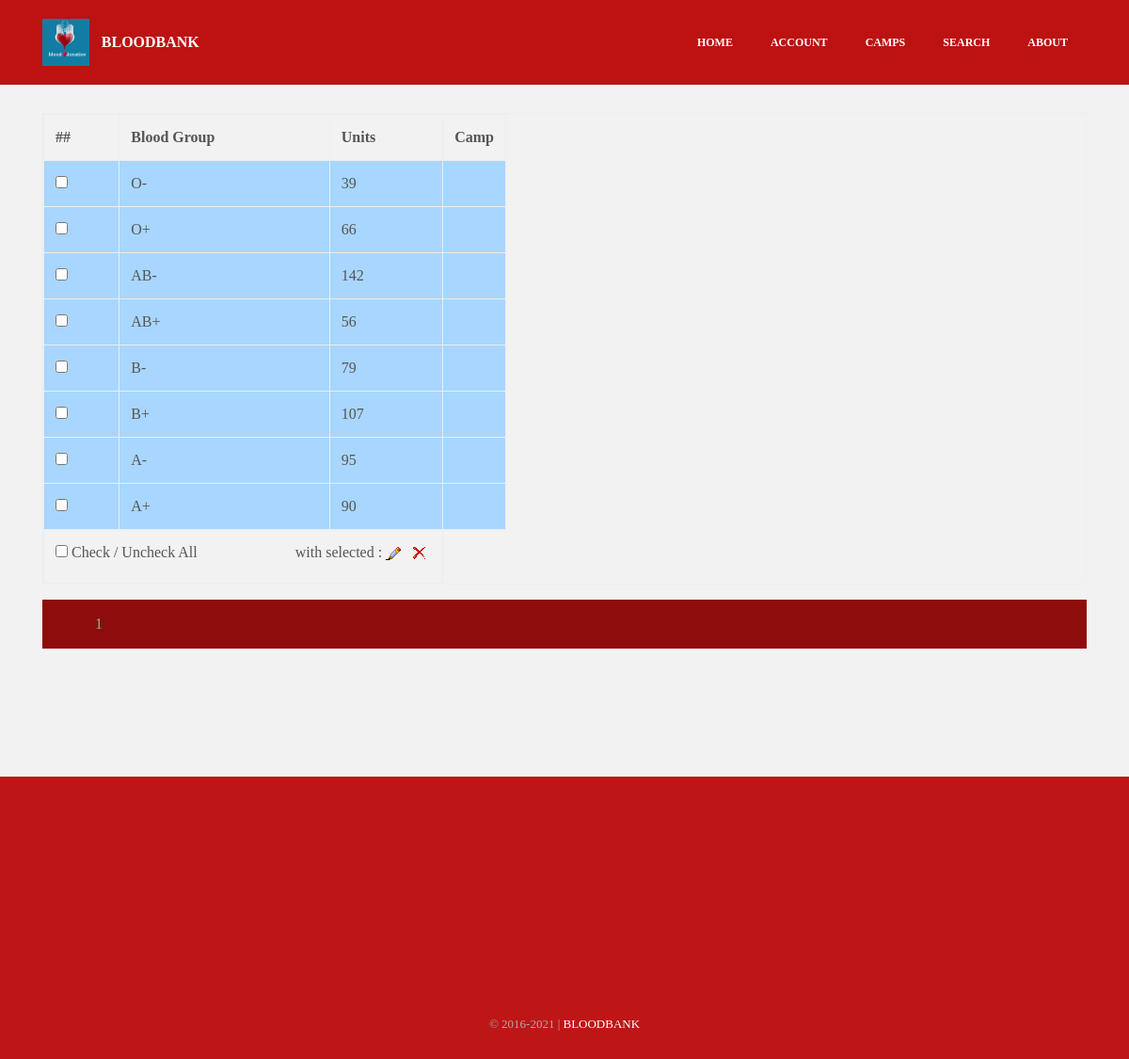
The page /admin/manageblood.php on the database its author committed.
### tables this page shows
CREATE TABLE `bloodunits` (
  `id` int(10) NOT NULL,
  `bloodgroup` varchar(10) NOT NULL,
  `units` int(30) NOT NULL
);

### admin/manageblood.php (the view, shortened to what this page needs)
<?php
include_once 'db.php';
?>
<?php
$start=0;
$limit=10;
$t=mysqli_query($MySQLi_CON,"select * from bloodunits ORDER BY id DESC");
$total=mysqli_num_rows($t);
$page=ceil($total/$limit);
$query=mysqli_query($MySQLi_CON,"select * from bloodunits ORDER BY id DESC limit $start,$limit");
?>
<!DOCTYPE html>
<html>
<head>
    <link rel="stylesheet" href="../assets/css/material.css">
    <link rel="stylesheet" href="../assets/css/tether.min.css">
    <link rel="stylesheet" href="../assets/css/bootstrap.min.css">
    <link rel="stylesheet" href="../assets/css/socicon.min.css">
    <link rel="stylesheet" href="../assets/css/animate.min.css">
    <link rel="stylesheet" href="../assets/dropdown/css/style.css">
    <link rel="stylesheet" href="../assets/css/style.css">
    <link rel="stylesheet" href="../assets/css/add.css" type="text/css">
</head>
<body>
<section id="ext_menu-s">
    <nav class="navbar navbar-dropdown navbar-fixed-top">
        <div class="container">
            <div class="mbr-table">
                <div class="mbr-table-cell">
                    <div class="navbar-brand">
                        <a href="index" class="navbar-logo"><img src="../assets/images/logo.png" alt="Bloodbank Logo"></a>
                        <a class="navbar-caption" href="index.html">BLOODBANK</a>
                    </div>
                </div>
                <div class="mbr-table-cell">
                    <ul class="nav-dropdown collapse pull-xs-right nav navbar-nav navbar-toggleable-sm" id="exCollapsingNavbar">
                        <li class="nav-item"><a class="nav-link link" href="../index">HOME</a></li>
                        <li class="nav-item"><a class="nav-link link" href="account">ACCOUNT</a></li>
                        <li class="nav-item"><a class="nav-link link" href="../camps">CAMPS</a></li>
						<li class="nav-item"><a class="nav-link link" href="../search">SEARCH</a></li>
						<li class="nav-item"><a class="nav-link link" href="../about">ABOUT</a></li>
						</ul>
                </div>
            </div>
        </div>
    </nav>
</section>
<section class="mbr-section mbr-after-navbar" id="msg-box3-v" style="background-color: rgb(242, 242, 242); padding-top: 120px; padding-bottom: 120px;">
    <div class="container">
        <form method="post" name="frm">
            <table class='table table-bordered table-responsive'>
                <tr>
                    <th>##</th>
                    <th>Blood Group</th>
                    <th>Units</th>
                    <th>Camp</th>
                </tr>
                <?php
                $res = $MySQLi_CON->query("SELECT * FROM bloodunits ORDER BY id ASC");
                $count = $res->num_rows;
                if($count > 0)
                {
                    while ($row = mysqli_fetch_array($query))
                    {
                        ?>
                        <tr class="bg-table">
                            <td><input type="checkbox" name="chk[]" class="chk-box" value="<?php echo $row['id']; ?>"  /></td>
                            <td><?php echo $row['bloodgroup']; ?></td>
                            <td><?php echo $row['units']; ?></td>
                            <td><?php echo $row['camp']; ?></td>
                        </tr>
                        <?php
                    }
                }
                else
                {
                    ?>
                    <tr>
                        <td colspan="3"> No Records Found ...</td>
                    </tr>
                    <?php
                }
                ?>
                <?php
                if($count > 0)
                {
                    ?>
                    <tr>
                        <td colspan="3">
                            <label><input type="checkbox" class="select-all" /> Check / Uncheck All</label>
                            <label style="margin-left:100px;">
                                <span style="word-spacing:normal;"> with selected :</span>
                                <span><img src="edit.png" onClick="edit_blood();" alt="edit" />&nbsp;&nbsp;</span>
                                <span><img src="delete.png" onClick="delete_blood();" alt="delete" />&nbsp;</span>
                            </label>
                        </td>
                    </tr>
                    <?php
                }
                ?>
            </table>
            <ul style="list-style-type: none; overflow: hidden; background-color: #8e0c0a">
                <?php
                for($i=1;$i <= $page;$i++){
                    ?>
                    <li style="float: left;"><a href="?id=<?php echo $i ?>" style="display: block; color: #94ada8; text-align: center; padding: 14px 16px;"><?php echo $i;?></a></li>
                    <?php
                }
                ?>
            </ul>
        </form>
    </div>
</section>
<section class="mbr-section mbr-section-md-padding mbr-footer footer1" id="contacts1-1" style="background-color: rgb(190, 22, 22); padding-top: 60px; padding-bottom: 30px;">
    <div class="container">
        <div class="row">
            <div class="mbr-footer-content col-xs-12 col-md-3">
                <div><img src="../assets/images/logo.png"></div>
            </div>
            <div class="mbr-footer-content col-xs-12 col-md-3">
            </div>
            <div class="mbr-footer-content col-xs-12 col-md-3">
            </div>
            <div class="mbr-footer-content col-xs-12 col-md-3">
            </div>
        </div>
    </div>
</section>
<footer class="mbr-small-footer mbr-section mbr-section-nopadding" id="footer1-5" style="background-color: rgb(190, 22, 22); padding-top: 1.75rem; padding-bottom: 1.75rem;">
    <div class="container">
        <p class="text-xs-center">&copy; <?php
$copyYear = 2016;
$curYear = date('Y');
echo $copyYear . (($copyYear != $curYear) ? '-' . $curYear : '');
?> | <a class="text-white" href="bloodbank.appslab.co.ke">BLOODBANK</a></p>
    </div>
</footer>
</body>
</html>

### assets/dropdown/css/style.css (style rules this page uses)
.navbar-dropdown { left: 0; padding: 0; position: absolute; right: 0; top: 0; transition: all 0.45s ease; z-index: 1030; }
.navbar-dropdown .navbar-brand { float: none; font-size: 0; padding: 1.25rem 0; position: relative; transition: padding 0.25s ease; white-space: nowrap; }
.navbar-dropdown .navbar-brand::before { content: ""; display: inline-block; height: 100%; vertical-align: middle; }
.navbar-dropdown .navbar-logo, .navbar-dropdown .navbar-caption { display: inline-block; vertical-align: middle; }
.navbar-dropdown .navbar-logo { margin-right: 0.8rem; transition: margin 0.3s ease-in-out; }
.navbar-dropdown .navbar-logo img { height: 3.125rem; transition: all 0.3s ease-in-out; }
.navbar-dropdown .mbr-table-cell { height: 5.625rem; }
.navbar-dropdown .navbar-caption { font-family: "Montserrat"; font-size: 1rem; font-weight: 700; white-space: normal; }
.navbar-dropdown .navbar-caption, .navbar-dropdown .navbar-caption:hover { color: inherit; text-decoration: none; }
.navbar-dropdown.navbar-fixed-top { position: fixed; }
.nav-dropdown { display: table !important; font-family: "Montserrat"; font-size: 0.75rem; font-weight: 700; height: auto !important; }
.nav-dropdown .nav-item { display: table-cell; float: none; vertical-align: middle; }
.nav-dropdown .link { margin: 1.667em; padding: 0; transition: color .2s ease-in-out; }
.nav-dropdown .link::after, .nav-dropdown .dropdown-item::after { color: inherit; }

### assets/css/style.css (style rules this page uses)
.container { position: relative; }
.bg-table { background-color: #a8d6fe !important; }
body { font-family: 'Raleway', sans-serif; color: #232323; }
input, textarea { font-family: "Raleway"; }
.text-white { color: #fff !important; }
.mbr-section { position: relative; padding-top: 120px; padding-bottom: 120px; background-position: 50% 50%; background-repeat: no-repeat; background-size: cover; }
.mbr-section-md-padding { padding-top: 90px; padding-bottom: 90px; }
.mbr-section-nopadding { padding-top: 0; padding-bottom: 0; }
.mbr-table { display: table; width: 100%; }
.mbr-table-cell { display: table-cell; float: none; padding-bottom: 0; padding-top: 0; position: relative; vertical-align: middle; }
.mbr-small-footer { background: #323232; color: #acacac; font-size: 0.8125rem; padding: 1.75rem 0; }
.mbr-small-footer p { margin-bottom: 0; }
.mbr-small-footer a { color: #c0a375; }
.mbr-footer { color: #fff; padding-left: 1.25rem; padding-right: 1.25rem; }
.mbr-footer > .row, .mbr-footer > .container > .row { margin-left: 0; margin-right: 0; }
.mbr-footer > .row > div, .mbr-footer > .container > .row > div { padding-bottom: 40px; }
.mbr-footer > .row > div:last-child, .mbr-footer > .container > .row > div:last-child { padding-bottom: 0; }
.mbr-footer > .container { padding-left: 0; padding-right: 0; }
@media (min-width: 768px) { .mbr-footer > .container > .row > div { clear: none !important; padding-bottom: 0 !important; } }

### assets/css/add.css (style rules this page uses)
body, input, textarea, .mbr-company .list-group-text { font-family: Georgia, "Times New Roman", Times, serif; color: #555; }
.mbr-small-footer a, .mbr-gallery-filter li:hover { color: #ed1411; }
#ext_menu-s .navbar-caption { color: #ffffff; }
#ext_menu-s .link, #ext_menu-s .dropdown-item { color: #ffffff; }
#ext_menu-s .link { font-size: 0.75rem; }
#ext_menu-s .navbar, #ext_menu-s .nav-dropdown-sm, #ext_menu-s .nav-dropdown-sm .link[aria-expanded="true"], #ext_menu-s .nav-dropdown-sm .dropdown-menu { background: #bc1212; }

### rows shown on the page
bloodunits: bloodgroup "O-", units "39"
bloodunits: bloodgroup "O+", units "66"
bloodunits: bloodgroup "AB-", units "142"
bloodunits: bloodgroup "AB+", units "56"
bloodunits: bloodgroup "B-", units "79"
bloodunits: bloodgroup "B+", units "107"
bloodunits: bloodgroup "A-", units "95"
bloodunits: bloodgroup "A+", units "90"

### other values the page prints
$copyYear "2016"
$curYear "2021"
